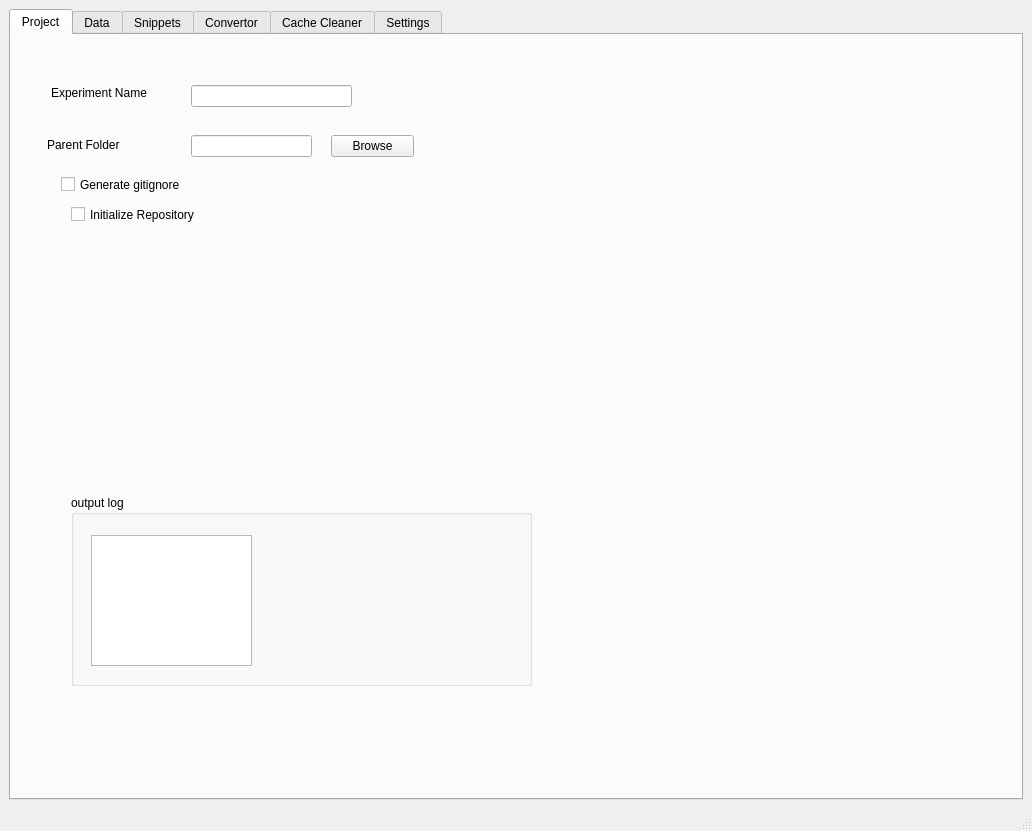
<?xml version="1.0" encoding="UTF-8"?>
<ui version="4.0">
 <class>MainWindow</class>
 <widget class="QMainWindow" name="MainWindow">
  <property name="geometry">
   <rect>
    <x>0</x>
    <y>0</y>
    <width>1032</width>
    <height>831</height>
   </rect>
  </property>
  <property name="windowTitle">
   <string>LabExp Assistant</string>
  </property>
  <property name="toolButtonStyle">
   <enum>Qt::ToolButtonStyle::ToolButtonTextOnly</enum>
  </property>
  <property name="tabShape">
   <enum>QTabWidget::TabShape::Triangular</enum>
  </property>
  <widget class="QWidget" name="centralwidget">
   <layout class="QVBoxLayout" name="verticalLayout">
    <item>
     <widget class="QTabWidget" name="tabWidget">
      <property name="tabShape">
       <enum>QTabWidget::TabShape::Rounded</enum>
      </property>
      <property name="currentIndex">
       <number>0</number>
      </property>
      <property name="elideMode">
       <enum>Qt::TextElideMode::ElideNone</enum>
      </property>
      <property name="documentMode">
       <bool>false</bool>
      </property>
      <widget class="QWidget" name="tab_project">
       <attribute name="title">
        <string>Project</string>
       </attribute>
       <widget class="QLabel" name="label_experiment_name">
        <property name="geometry">
         <rect>
          <x>40</x>
          <y>50</y>
          <width>131</width>
          <height>16</height>
         </rect>
        </property>
        <property name="text">
         <string>Experiment Name</string>
        </property>
       </widget>
       <widget class="QLineEdit" name="lineEdit">
        <property name="geometry">
         <rect>
          <x>180</x>
          <y>50</y>
          <width>161</width>
          <height>22</height>
         </rect>
        </property>
       </widget>
       <widget class="QLabel" name="label_2">
        <property name="geometry">
         <rect>
          <x>36</x>
          <y>100</y>
          <width>111</width>
          <height>20</height>
         </rect>
        </property>
        <property name="text">
         <string>Parent Folder</string>
        </property>
       </widget>
       <widget class="QLineEdit" name="lineEdit_2">
        <property name="geometry">
         <rect>
          <x>180</x>
          <y>100</y>
          <width>121</width>
          <height>22</height>
         </rect>
        </property>
       </widget>
       <widget class="QPushButton" name="pushButton">
        <property name="geometry">
         <rect>
          <x>320</x>
          <y>100</y>
          <width>83</width>
          <height>22</height>
         </rect>
        </property>
        <property name="text">
         <string>Browse</string>
        </property>
       </widget>
       <widget class="QGroupBox" name="groupBox">
        <property name="geometry">
         <rect>
          <x>60</x>
          <y>460</y>
          <width>461</width>
          <height>191</height>
         </rect>
        </property>
        <property name="title">
         <string>output log</string>
        </property>
        <widget class="QTextBrowser" name="textBrowser">
         <property name="geometry">
          <rect>
           <x>20</x>
           <y>40</y>
           <width>161</width>
           <height>131</height>
          </rect>
         </property>
        </widget>
       </widget>
       <widget class="QCheckBox" name="checkBox">
        <property name="geometry">
         <rect>
          <x>60</x>
          <y>170</y>
          <width>161</width>
          <height>19</height>
         </rect>
        </property>
        <property name="text">
         <string>Initialize Repository</string>
        </property>
       </widget>
       <widget class="QCheckBox" name="checkBox_2">
        <property name="geometry">
         <rect>
          <x>50</x>
          <y>140</y>
          <width>161</width>
          <height>19</height>
         </rect>
        </property>
        <property name="text">
         <string>Generate gitignore</string>
        </property>
       </widget>
      </widget>
      <widget class="QWidget" name="tab_data">
       <attribute name="title">
        <string>Data</string>
       </attribute>
      </widget>
      <widget class="QWidget" name="tab_snippets">
       <attribute name="title">
        <string>Snippets</string>
       </attribute>
      </widget>
      <widget class="QWidget" name="tab_convertor">
       <attribute name="title">
        <string>Convertor</string>
       </attribute>
       <widget class="QGroupBox" name="groupBox_4">
        <property name="geometry">
         <rect>
          <x>200</x>
          <y>90</y>
          <width>481</width>
          <height>261</height>
         </rect>
        </property>
        <property name="title">
         <string>GroupBox</string>
        </property>
       </widget>
      </widget>
      <widget class="QWidget" name="tab_cache_cleaner">
       <attribute name="title">
        <string>Cache Cleaner</string>
       </attribute>
       <widget class="QGroupBox" name="groupBox_2">
        <property name="geometry">
         <rect>
          <x>10</x>
          <y>10</y>
          <width>971</width>
          <height>341</height>
         </rect>
        </property>
        <property name="title">
         <string>Latex</string>
        </property>
        <widget class="QLabel" name="label_4">
         <property name="geometry">
          <rect>
           <x>30</x>
           <y>40</y>
           <width>121</width>
           <height>16</height>
          </rect>
         </property>
         <property name="text">
          <string>Output Location: ./</string>
         </property>
        </widget>
        <widget class="QLineEdit" name="lineEdit_4">
         <property name="geometry">
          <rect>
           <x>170</x>
           <y>40</y>
           <width>113</width>
           <height>22</height>
          </rect>
         </property>
         <property name="text">
          <string>outputs/</string>
         </property>
        </widget>
        <widget class="QLabel" name="label_5">
         <property name="geometry">
          <rect>
           <x>30</x>
           <y>80</y>
           <width>141</width>
           <height>16</height>
          </rect>
         </property>
         <property name="text">
          <string>Auxiliary Files Path: ./</string>
         </property>
        </widget>
        <widget class="QLineEdit" name="lineEdit_5">
         <property name="geometry">
          <rect>
           <x>170</x>
           <y>80</y>
           <width>131</width>
           <height>22</height>
          </rect>
         </property>
         <property name="text">
          <string>outputs/.latextmp/</string>
         </property>
        </widget>
        <widget class="QCheckBox" name="checkBox_3">
         <property name="geometry">
          <rect>
           <x>340</x>
           <y>80</y>
           <width>84</width>
           <height>19</height>
          </rect>
         </property>
         <property name="text">
          <string>Files Only</string>
         </property>
        </widget>
        <widget class="QPushButton" name="pushButton_5">
         <property name="geometry">
          <rect>
           <x>370</x>
           <y>300</y>
           <width>83</width>
           <height>22</height>
          </rect>
         </property>
         <property name="text">
          <string>Clear</string>
         </property>
        </widget>
        <widget class="QPushButton" name="pushButton_6">
         <property name="geometry">
          <rect>
           <x>550</x>
           <y>300</y>
           <width>161</width>
           <height>22</height>
          </rect>
         </property>
         <property name="text">
          <string>Delete Auxiliary</string>
         </property>
        </widget>
       </widget>
       <widget class="QGroupBox" name="groupBox_3">
        <property name="geometry">
         <rect>
          <x>110</x>
          <y>410</y>
          <width>611</width>
          <height>261</height>
         </rect>
        </property>
        <property name="title">
         <string>Python</string>
        </property>
       </widget>
      </widget>
      <widget class="QWidget" name="tab_settings">
       <attribute name="title">
        <string>Settings</string>
       </attribute>
       <widget class="QLabel" name="label_settings_path">
        <property name="geometry">
         <rect>
          <x>40</x>
          <y>80</y>
          <width>91</width>
          <height>16</height>
         </rect>
        </property>
        <property name="text">
         <string>Settings Path</string>
        </property>
       </widget>
       <widget class="QLineEdit" name="lineEdit_3">
        <property name="geometry">
         <rect>
          <x>150</x>
          <y>80</y>
          <width>113</width>
          <height>22</height>
         </rect>
        </property>
       </widget>
       <widget class="QPushButton" name="pushButton_2">
        <property name="geometry">
         <rect>
          <x>270</x>
          <y>80</y>
          <width>83</width>
          <height>22</height>
         </rect>
        </property>
        <property name="text">
         <string>PushButton</string>
        </property>
       </widget>
       <widget class="QPushButton" name="pushButton_3">
        <property name="geometry">
         <rect>
          <x>430</x>
          <y>720</y>
          <width>83</width>
          <height>22</height>
         </rect>
        </property>
        <property name="text">
         <string>save</string>
        </property>
       </widget>
       <widget class="QPushButton" name="pushButton_4">
        <property name="geometry">
         <rect>
          <x>560</x>
          <y>720</y>
          <width>83</width>
          <height>22</height>
         </rect>
        </property>
        <property name="text">
         <string>cancle</string>
        </property>
       </widget>
       <widget class="QLabel" name="label">
        <property name="geometry">
         <rect>
          <x>50</x>
          <y>40</y>
          <width>81</width>
          <height>16</height>
         </rect>
        </property>
        <property name="text">
         <string>Language</string>
        </property>
       </widget>
       <widget class="QComboBox" name="comboBox">
        <property name="geometry">
         <rect>
          <x>170</x>
          <y>40</y>
          <width>79</width>
          <height>22</height>
         </rect>
        </property>
        <item>
         <property name="text">
          <string>Chinese</string>
         </property>
        </item>
        <item>
         <property name="text">
          <string>Japanese</string>
         </property>
        </item>
        <item>
         <property name="text">
          <string>English</string>
         </property>
        </item>
       </widget>
       <widget class="QLabel" name="label_3">
        <property name="geometry">
         <rect>
          <x>50</x>
          <y>140</y>
          <width>101</width>
          <height>16</height>
         </rect>
        </property>
        <property name="text">
         <string>Dispalt Font</string>
        </property>
       </widget>
       <widget class="QFontComboBox" name="fontComboBox">
        <property name="geometry">
         <rect>
          <x>170</x>
          <y>140</y>
          <width>284</width>
          <height>22</height>
         </rect>
        </property>
       </widget>
      </widget>
     </widget>
    </item>
   </layout>
  </widget>
  <widget class="QStatusBar" name="statusbar"/>
 </widget>
 <resources/>
 <connections/>
</ui>
